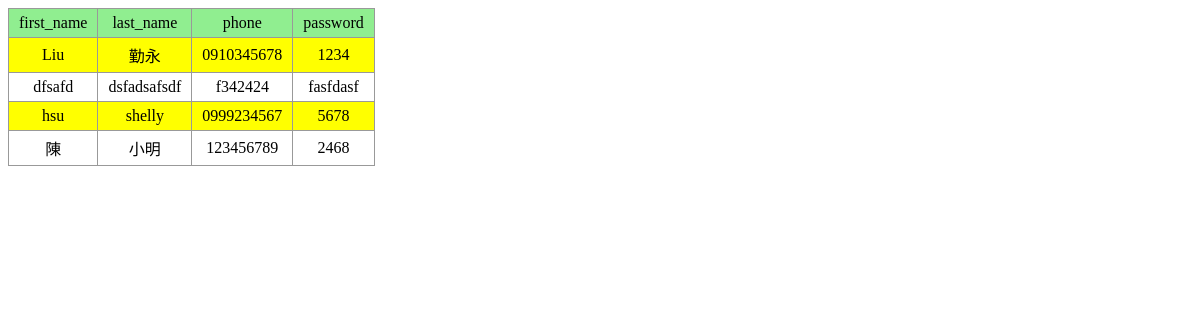
The page /ch5.php on the database its author committed.
### tables this page shows
CREATE TABLE `tickets` (
  `id` int(10) UNSIGNED NOT NULL,
  `first_name` varchar(16) NOT NULL,
  `last_name` varchar(16) NOT NULL,
  `phone` varchar(16) NOT NULL,
  `password` varchar(16) NOT NULL
);

### ch5.php (the view, shortened to what this page needs)
<?php
$dsn="mysql:host=localhost;charset=utf8;dbname=db25";
$pdo=new PDO($dsn,'root','');
$sql="select * from `tickets`";
$rows=$pdo->query($sql)->fetchAll();
?>
<!DOCTYPE html>
<html lang="en">
<head>
</head>
<body>
<table>
    <tr>
        <td>first_name</td>
        <td>last_name</td>
        <td>phone</td>
        <td>password</td>
    </tr>
<?php
foreach($rows as $row){
?>
    <tr>
        <td><?=$row['first_name'];?></td>
        <td><?=$row['last_name'];?></td>
        <td><?=$row['phone'];?></td>
        <td><?=$row['password'];?></td>
    </tr>
<?php
}
?>
</table>
</body>
</html>

### ch5.php (style rules this page uses)
table { border-collapse:collapse; }
table td { border:1px solid #999; text-align: center; padding:5px 10px; }
table tr:nth-child(1) { background:lightgreen; }
table tr:nth-child(even) { background:yellow; }

### rows shown on the page
tickets: first_name "Liu", last_name "勤永", phone "0910345678", password "1234"
tickets: first_name "dfsafd", last_name "dsfadsafsdf", phone "f342424", password "fasfdasf"
tickets: first_name "hsu", last_name "shelly", phone "0999234567", password "5678"
tickets: first_name "陳", last_name "小明", phone "123456789", password "2468"
